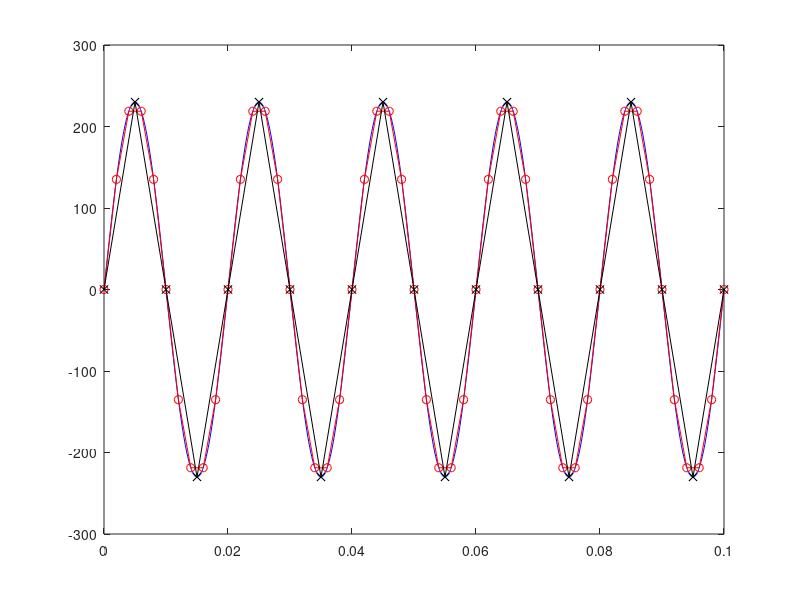
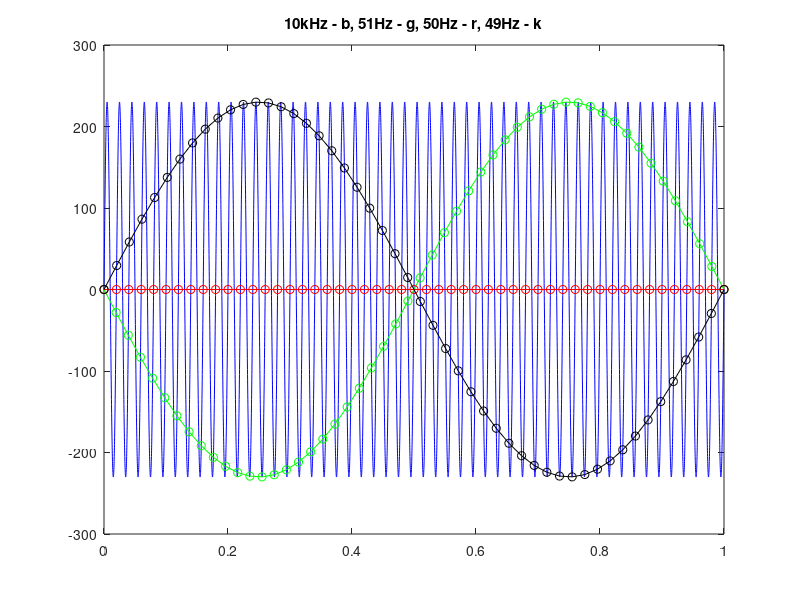
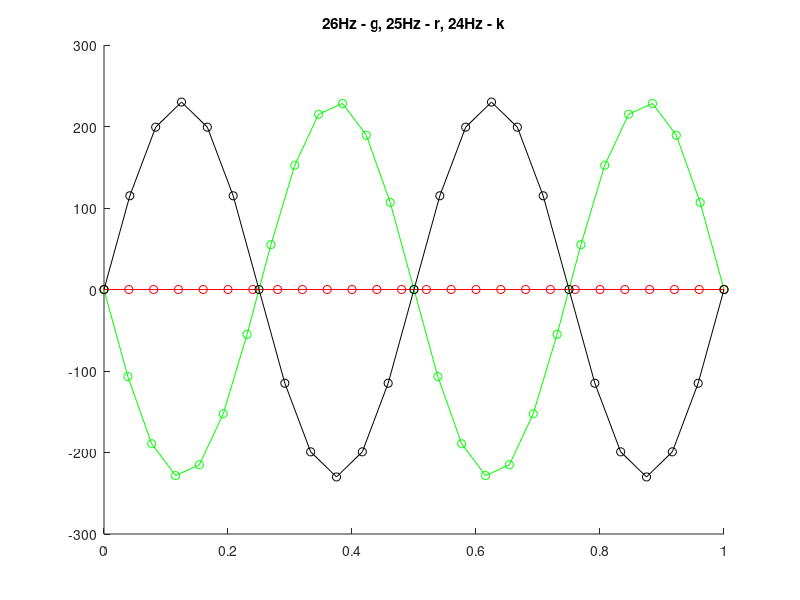
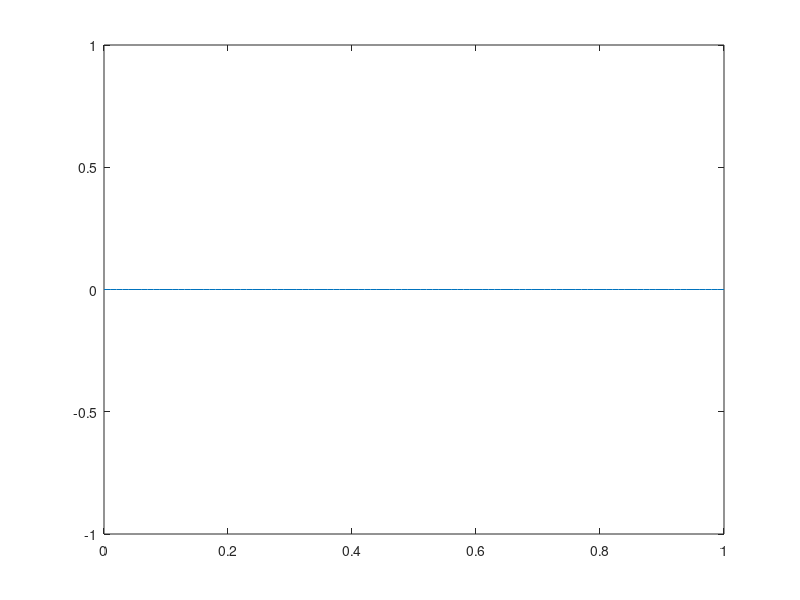

Source code (MATLAB) for these figures, in order: (Note: this script raises an error after producing the figures.)
%A
clear all;
close all;
n1 = 0:1000;
n2 = 0:50;
n3 = 0:20;
dt1 = 1/10000;
dt2 = 1/500;
dt3 = 1/200;
A = 230;
f = 50;
y1 = A*sin(2*pi*50*dt1*n1); %probka x200 w T
y2 = A*sin(2*pi*50*dt2*n2); %probka x10 w T
y3 = A*sin(2*pi*50*dt3*n3); %probka x4 w T
plot(dt1*n1, y1, "b-");
hold on
plot(dt2*n2, y2, "r-o");
plot(dt3*n3, y3, "k-x");

%B

n1 = 0:10000;
n2 = 0:51;
n3 = 0:50;
n4 = 0:49;
dt1 = 1/10000;
dt2 = 1/51;
dt3 = 1/50;
dt4 = 1/49;
y1 = A*sin(2*pi*50*dt1*n1); %probka x200 w T
y2 = A*sin(2*pi*50*dt2*n2); %probka 50/51 troche szybciej niz T
y3 = A*sin(2*pi*50*dt3*n3); %probka 50/50 co T
y4 = A*sin(2*pi*50*dt4*n4); %probka 50/49 troche wolniej niz T
figure;
plot(dt1*n1, y1, "b-");
hold on
plot(dt2*n2, y2, "g-o");
plot(dt3*n3, y3, "r-o");
plot(dt4*n4, y4, "k-o");
title("10kHz - b, 51Hz - g, 50Hz - r, 49Hz - k")
t1 = 0:1/26:1;
t2 = 0:1/25:1;
t3 = 0:1/24:1;
y5 = A*sin(2*pi*50*t1);
y6 = A*sin(2*pi*50*t2);
y7 = A*sin(2*pi*50*t3);
figure
hold on                                                        
plot(t1, y5, "g-o")
plot(t2, y6, "r-o")
plot(t3, y7, "k-o")
title("26Hz - g, 25Hz - r, 24Hz - k")
%C

fs = 100;
dt = 1/100;
n = 0:100;
t = dt*n;
counter = 1;
freq1 = [];
freq2 = [];
color = ["g-o", "r-o", "k-o"];
figure;
for i = 0:5:300
    plot(t, sin(2*pi*i*t))
    title(counter, "sin");
    
    counter = counter + 1;
    if mod(i,100) == 5
       freq1 = [freq1, i]; 
    
    elseif mod(i, 100) == 95
        freq2 = [freq2, i];
    end
end
figure
for i = 1:3
    plot(t, sin(2*pi*freq1(i)*t), color(i))
    hold on
end
title("5, 105, 205, sin")
figure
for i = 1:3
    plot(t, sin(2*pi*freq2(i)*t), color(i))
    hold on
end
title("95, 195, 295, sin")

figure 
plot(t, sin(2*pi*freq1(2)*t), "g--")
hold on
plot(t, sin(2*pi*freq2(1)*t), "b--")
title("95, 105 sin")
freq3 = [];
freq4 = [];
figure;
for i = 0:5:300
    plot(t, cos(2*pi*i*t))
    title(counter, "cos");
    
    counter = counter + 1;
    if mod(i,100) == 5
       freq3 = [freq3, i]; 
    
    elseif mod(i, 100) == 95
        freq4 = [freq4, i];
    end
end  
figure
for i = 1:3
    plot(t, cos(2*pi*freq3(i)*t), color(i))
    hold on
end
title("5, 105, 205, cos")
figure
for i = 1:3
    plot(t, cos(2*pi*freq4(i)*t), color(i))
    hold on
end
title("95, 195, 295, cos")

figure 
plot(t, cos(2*pi*freq3(2)*t), "g--")
hold on
plot(t, cos(2*pi*freq4(1)*t), "b--")
title("95, 105, cos")
